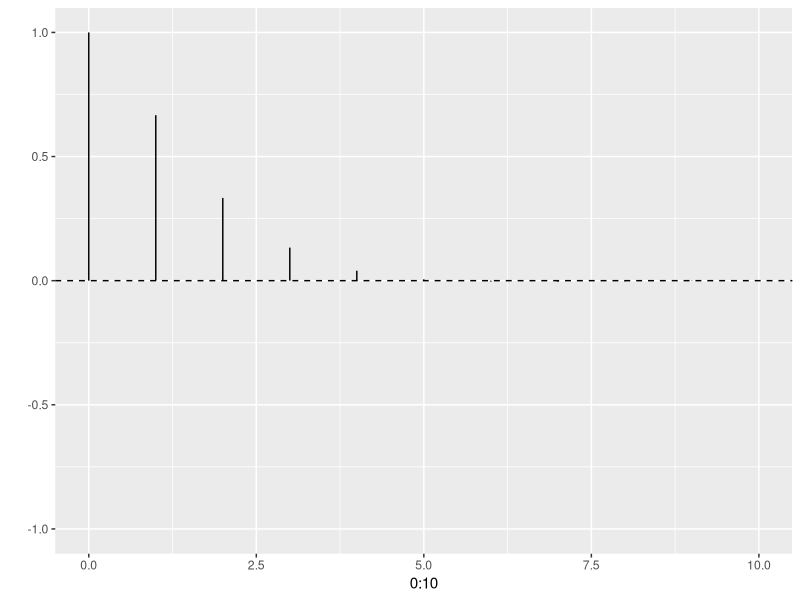
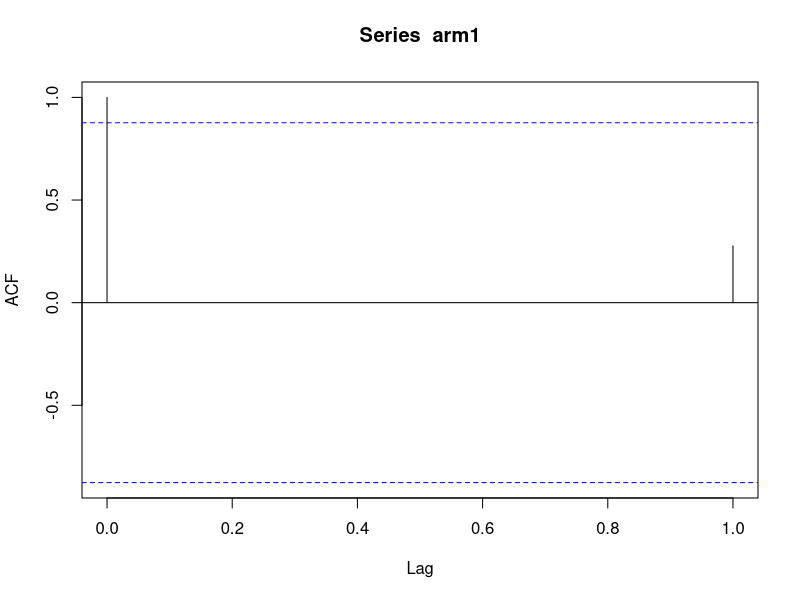
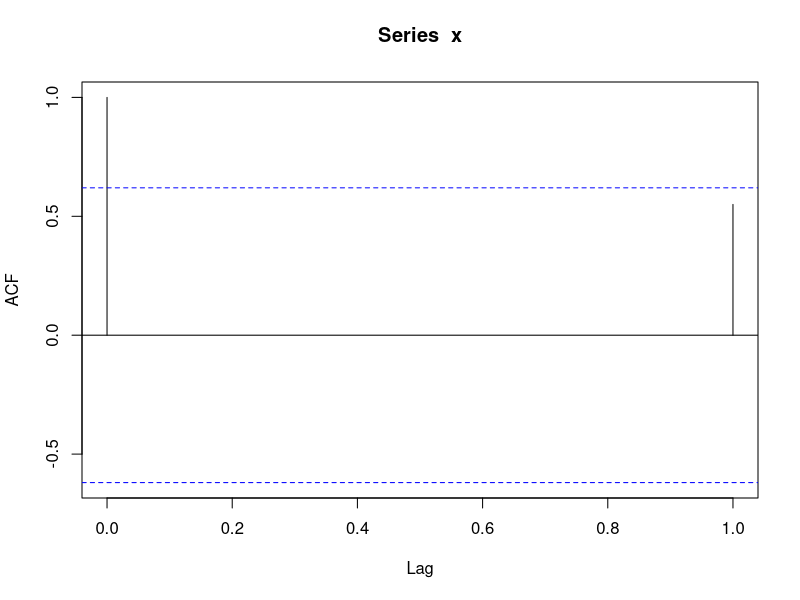
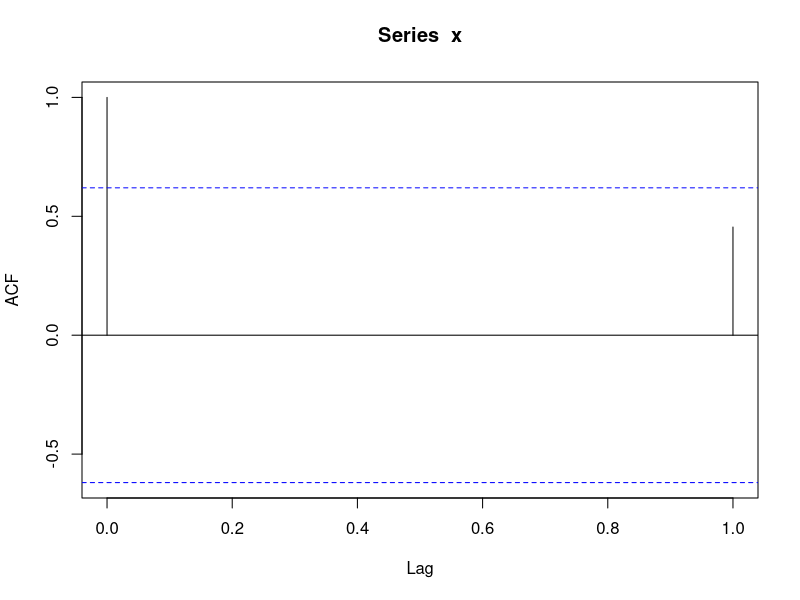
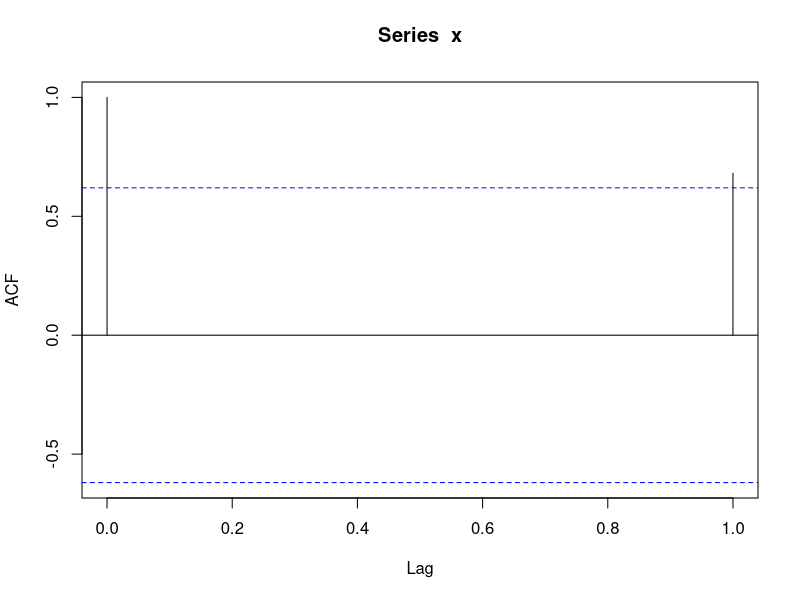
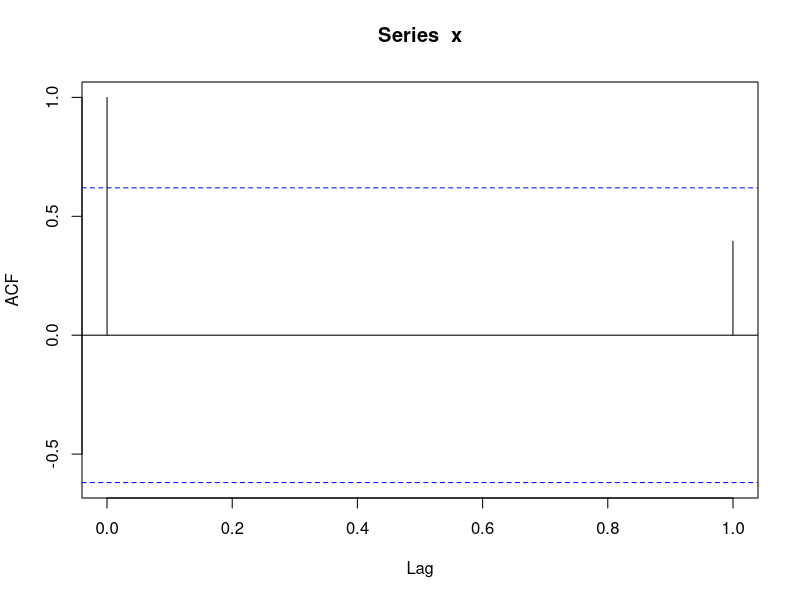
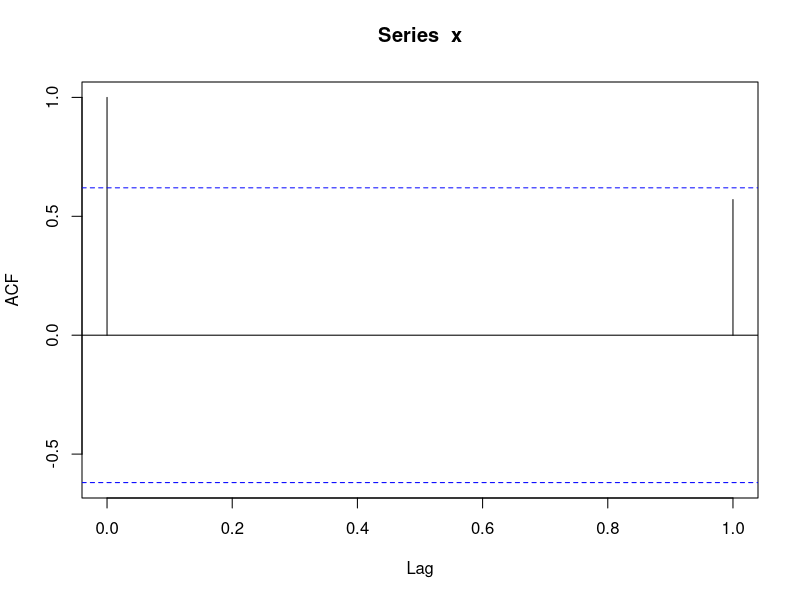
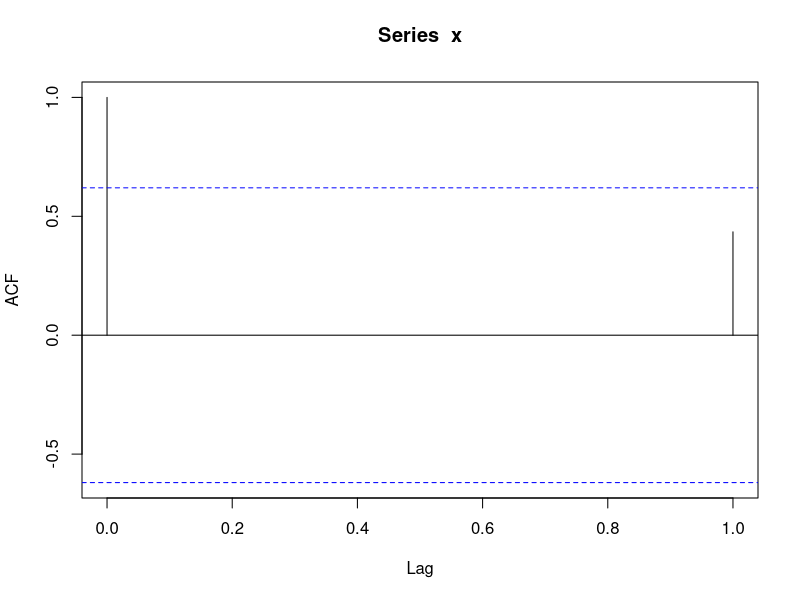

Write the R code that produced these figures, in order.
#Home work 3
#Arima model 
#for x_t = 0.9x_{t-1} +0.5Z_t-1 +z_t
library('ggplot2')

#Theoretical ACF using ARMAacf
arma11 <- ARMAacf(ar=c(0.8,-.2),lag.max = 10)

qplot(x=0:10,ymin=0,
			ymax=arma11,geom="linerange")+
	geom_hline(yintercept=0,
						 linetype="dashed")+
	ylim(c(-1,1))

#ACF using simulation 

#simulate 
# 1 simulation 
arm1<-arima.sim(model=list(ar=c(0.8,-0.2),ma=1,sd=1),5)
ar.acf <-acf(arm1,lag.max = 1)
cat("ACF at lag1 =",ar.acf$acf[2])
ts.length=10
#1000 simulation 
arm1000<-replicate(1000,arima.sim(model=list(ar=c(0.8,-0.2),ma=1,sd=1),ts.length))

#estimate of simulated data 
acf.as <- apply(arm1000,2,function(x){acf(x,lag.max =1)$acf[2]})
acf.as.mean <- mean(acf.as)  #average overall simulation 
cat("\nACF at lag1 after 1000 simulation ",acf.as.mean,var(acf.as))

